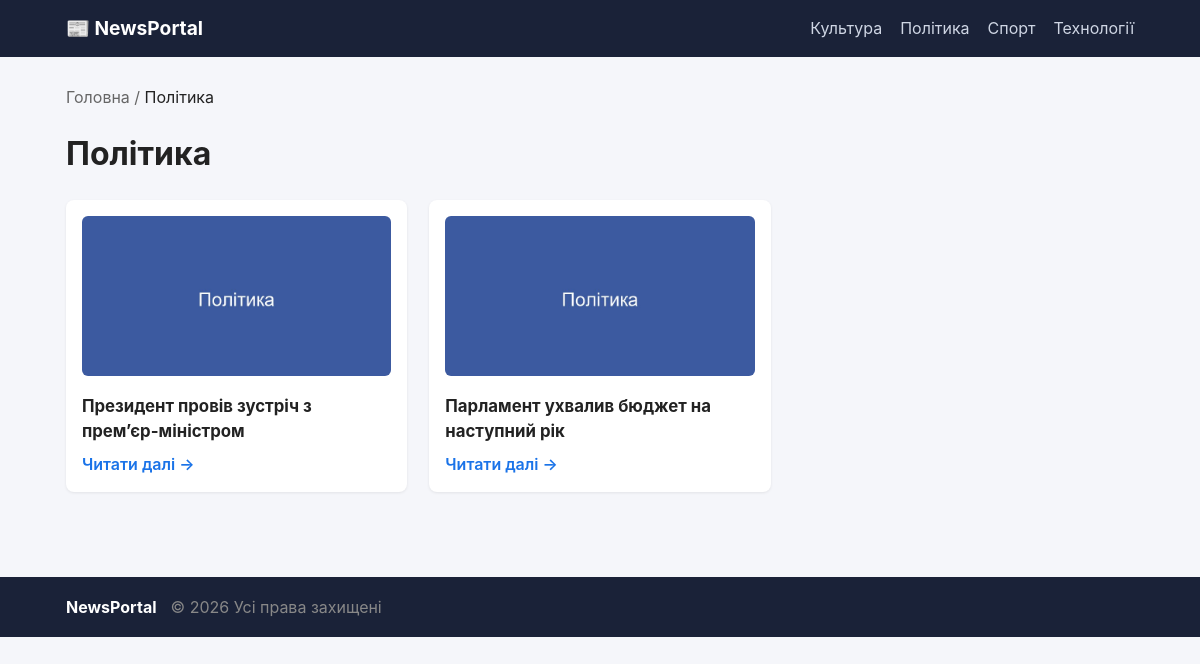
The page /category/polityka/ on the database its author committed.
### news/models.py (models this page shows, shortened)
class Category(models.Model):
    name = models.CharField(max_length=100, unique=True, verbose_name='Назва категорії')
    slug = models.SlugField(max_length=120, unique=True, verbose_name='Слаг')
    class Meta:
        verbose_name = 'Категорія'
        verbose_name_plural = 'Категорії'
        ordering = ['name']

class Article(models.Model):
    category = models.ForeignKey(
        Category,
        on_delete=models.CASCADE,
        related_name='articles',
        verbose_name='Категорія',
    )
    title = models.CharField(max_length=200, verbose_name='Заголовок')
    content = models.TextField(verbose_name='Текст новини')
    image = models.ImageField(upload_to='articles/', blank=True, null=True, verbose_name='Картинка')
    created_at = models.DateTimeField(auto_now_add=True, verbose_name='Опубліковано')
    class Meta:
        verbose_name = 'Новина'
        verbose_name_plural = 'Новини'
        ordering = ['-created_at']

### news/views.py (the view)
# urls.py: path('category/<slug:slug>/', views.category_detail, name='category_detail'),
def category_detail(request, slug):
    category = get_object_or_404(Category, slug=slug)
    articles = category.articles.all()
    return render(request, 'news/category_detail.html', {
        'category': category,
        'articles': articles,
    })

### news/context_processors.py (called while the page is built)
def categories_nav(request):
    items = []
    for cat in Category.objects.all():
        try:
            url = reverse('category_detail', args=[cat.slug])
        except NoReverseMatch:
            url = '#'
        items.append({'name': cat.name, 'url': url, 'slug': cat.slug})
    return {'nav_categories': items}

### news/templates/news/category_detail.html (shortened to what this page needs)
{% extends 'news/base.html' %}
{% block content %}
    <nav class="breadcrumb">
        <a href="{% url 'home' %}">Головна</a> / <span>{{ category.name }}</span>
    </nav>
    <h1>{{ category.name }}</h1>
    <section class="articles-grid">
        {% for article in articles %}
            <article class="article-card">
                {% if article.image %}
                    <a href="{% url 'article_detail' article.pk %}">
                        <img src="{{ article.image.url }}" alt="{{ article.title }}">
                    </a>
                {% else %}
                    <a href="{% url 'article_detail' article.pk %}" class="article-card__placeholder">
                        Без зображення
                    </a>
                {% endif %}
                <h2>{{ article.title }}</h2>
                <a class="read-more" href="{% url 'article_detail' article.pk %}">Читати далі →</a>
            </article>
        {% empty %}
            <p class="muted">У цій категорії поки що немає новин.</p>
        {% endfor %}
    </section>
{% endblock %}

### news/templates/news/base.html (shortened to what this page needs)
<!DOCTYPE html>
<html lang="uk">
<head>
    <link rel="stylesheet" href="{% load static %}{% static 'news/css/styles.css' %}">
</head>
<body>
    <header class="site-header">
        <div class="container header-inner">
            <a class="brand" href="{% url 'home' %}">📰 NewsPortal</a>
            <nav class="main-nav">
                {% for cat in nav_categories %}
                    <a href="{{ cat.url }}">{{ cat.name }}</a>
                {% empty %}
                    <span class="muted">Категорій ще немає</span>
                {% endfor %}
            </nav>
        </div>
    </header>
    <main class="container site-main">
        {% block content %}{% endblock %}
    </main>
    <footer class="site-footer">
        <div class="container">
            <a class="footer-brand" href="{% url 'home' %}">NewsPortal</a>
            <span class="muted">© {% now "Y" %} Усі права захищені</span>
        </div>
    </footer>
</body>
</html>

### news/static/news/css/styles.css (style rules this page uses)
* { box-sizing: border-box; }
body { margin: 0; font-family: -apple-system, BlinkMacSystemFont, "Segoe UI", Roboto, sans-serif; background: #f5f6fa; color: #222; line-height: 1.5; }
a { color: #1a73e8; text-decoration: none; }
.container { max-width: 1100px; margin: 0 auto; padding: 0 16px; }
.site-header { background: #1a2238; color: #fff; }
.header-inner { display: flex; align-items: center; justify-content: space-between; padding: 14px 16px; }
.brand { color: #fff; font-weight: 700; font-size: 1.2rem; }
.main-nav { display: flex; gap: 18px; flex-wrap: wrap; }
.main-nav a { color: #cfd6e4; }
.site-main { padding: 28px 16px; min-height: 60vh; }
.site-footer { background: #1a2238; color: #cfd6e4; padding: 18px 0; margin-top: 40px; }
.site-footer .container { display: flex; gap: 14px; align-items: center; }
.footer-brand { color: #fff; font-weight: 700; }
.muted { color: #888; }
.articles-grid { display: grid; grid-template-columns: repeat(auto-fill, minmax(260px, 1fr)); gap: 22px; }
.article-card { background: #fff; padding: 16px; border-radius: 8px; box-shadow: 0 1px 3px rgba(0,0,0,.08); display: flex; flex-direction: column; }
.article-card img { width: 100%; height: 160px; object-fit: cover; border-radius: 6px; }
.article-card h2 { margin: 12px 0 8px; font-size: 1.05rem; }
.read-more { margin-top: auto; font-weight: 600; }
.breadcrumb { margin-bottom: 14px; color: #666; }
.breadcrumb a { color: #666; }
.breadcrumb span { color: #222; }

### rows shown on the page
Category: name "Культура"
Category: name "Політика", name "Політика"
Category: name "Спорт"
Category: name "Технології"
Article: image (picture), title "Президент провів зустріч з прем’єр-міністром"
Article: image (picture), title "Парламент ухвалив бюджет на наступний рік"
